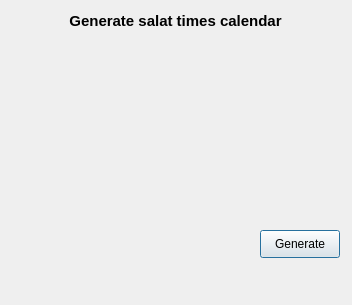
<?xml version="1.0" encoding="UTF-8"?>
<ui version="4.0">
 <class>Calendar</class>
 <widget class="QDialog" name="Calendar">
  <property name="geometry">
   <rect>
    <x>0</x>
    <y>0</y>
    <width>352</width>
    <height>305</height>
   </rect>
  </property>
  <property name="minimumSize">
   <size>
    <width>352</width>
    <height>305</height>
   </size>
  </property>
  <property name="maximumSize">
   <size>
    <width>352</width>
    <height>305</height>
   </size>
  </property>
  <property name="windowTitle">
   <string>Qsalat - monthly prayers</string>
  </property>
  <widget class="QPushButton" name="generateButton">
   <property name="geometry">
    <rect>
     <x>260</x>
     <y>230</y>
     <width>80</width>
     <height>28</height>
    </rect>
   </property>
   <property name="text">
    <string>Generate</string>
   </property>
  </widget>
  <widget class="QLabel" name="label_7">
   <property name="geometry">
    <rect>
     <x>10</x>
     <y>10</y>
     <width>331</width>
     <height>21</height>
    </rect>
   </property>
   <property name="font">
    <font>
     <pointsize>11</pointsize>
     <weight>75</weight>
     <bold>true</bold>
    </font>
   </property>
   <property name="text">
    <string>Generate salat times calendar</string>
   </property>
   <property name="alignment">
    <set>Qt::AlignCenter</set>
   </property>
  </widget>
 </widget>
 <resources/>
 <connections/>
</ui>
